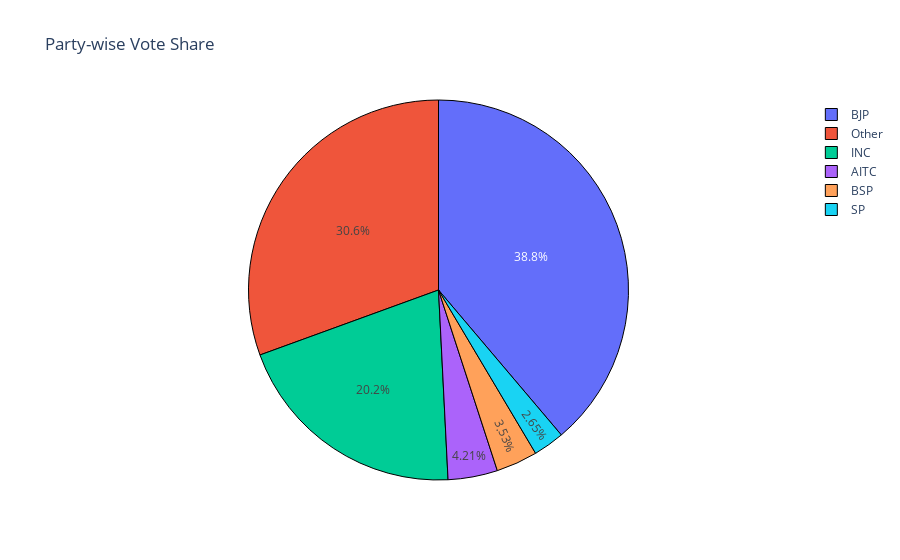

The code cell stored with this chart in its notebook:
### Code cell
# Create a method to label parties as 'Other' if they are not top five in total number of votes.
vote_share_top5 = df.groupby('PARTY')['TOTAL VOTES'].sum().nlargest(5).index.tolist()
def sort_party(data):
    if data['PARTY'] not in vote_share_top5:
        return 'Other'
    else:
        return data['PARTY']
df['Party New'] = df.apply(sort_party, axis=1)
vote_count = df.groupby('Party New')['TOTAL VOTES'].sum()
vote_count_fig = go.Figure(go.Pie(labels=vote_count.index, 
                                  values=vote_count.values, 
                                  marker=dict(line=dict(color="#000000", 
                                                        width=1))))
vote_count_fig.update_layout(title_text='Party-wise Vote Share')
vote_count_fig.show()

### Figure 1 — Plotly figure (JSON) as saved in the notebook; plotly's stock layout.template omitted (floating-point values rounded to 4 significant figures)
{"data": [{"labels": ["AITC", "BJP", "BSP", "INC", "Other", "SP"], "marker": {"line": {"color": "#000000", "width": 1}}, "type": "pie", "values": [24832104, 228938556, 20808194, 119418722, 180238181, 15616282]}], "layout": {"title": {"text": "Party-wise Vote Share"}}}
